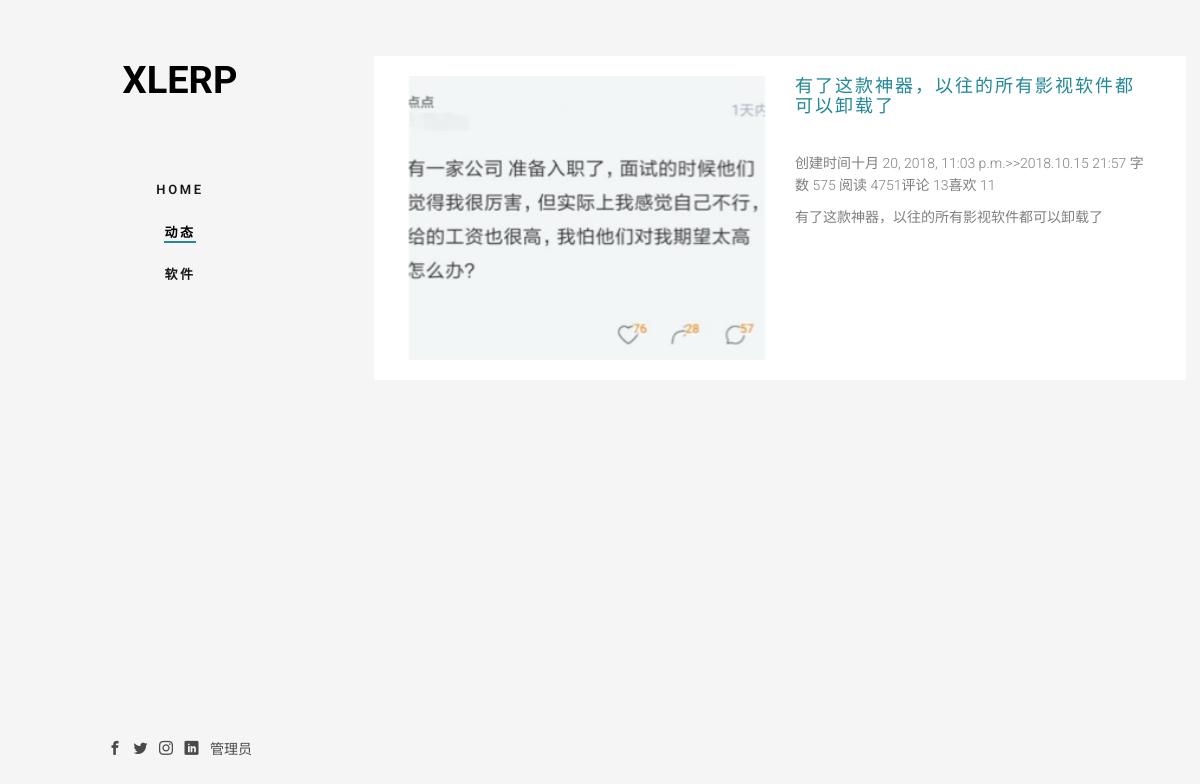
/post/, run on an earlier commit of the app's database.
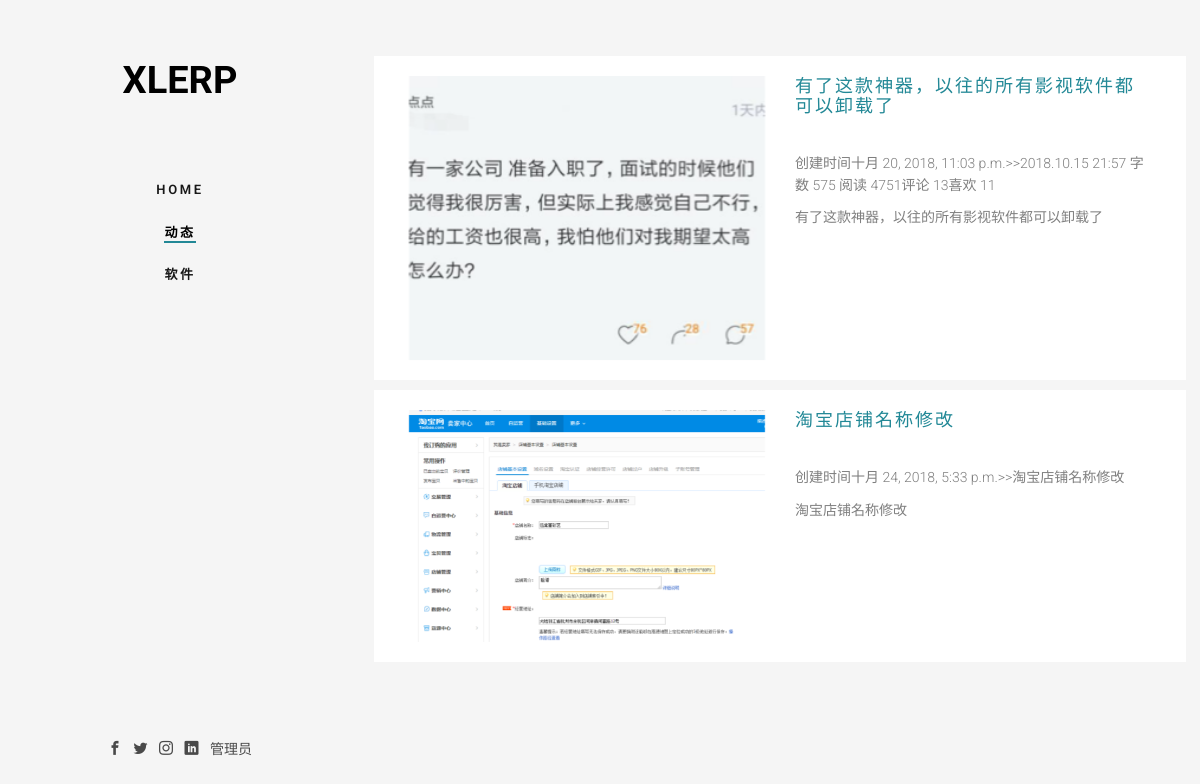
And on a later commit of the database.
### HomeApp/models.py (models this page shows, shortened)
class dynamic(models.Model):
    title = models.CharField(max_length=30,unique=True,verbose_name=u'标题')
    imgurl = models.ImageField(upload_to='images/post',verbose_name=u'图片地址')
    msg = models.CharField(max_length=300, verbose_name=u'文章信息')
    post = RichTextUploadingField(verbose_name=u'具体内容')
    OtherMsg = models.CharField(max_length=300, verbose_name=u'简介')
    star_time = models.DateTimeField(auto_now_add=True,verbose_name=u'创建日期')
    last_time = models.DateTimeField(auto_now=True,verbose_name=u'最后一次修改日期')
    isDelete = models.BooleanField(default=True,verbose_name=u'是否可用')
    class Meta:
        verbose_name_plural = "动态"

### HomeApp/views.py (the view)
# urls.py: path('post/', views.postdata, name='postdata'),
def postdata(request):
    context = {}
    post = dynamic.objects.all().values('id','title','imgurl','msg','OtherMsg','star_time')    #取出id和user列，并生成一个列表
    context['post'] = post
    context['activedynamic'] = 'fh5co-active'
    return render(request,'dynamic.html',context)

### templates/dynamic.html
{% extends "home.html" %}
{% load staticfiles %}
{% block main %}
<div class="fh5co-narrow-content">
        {% for i in post %}
        <div class="row row-bottom-padded-md mipadded-md">
            <div class="col-md-6 animate-box" data-animate-effect="fadeInLeft">
                <img class="img-responsive" src="/media/{{ i.imgurl }}" alt="/{{ i.imgurl }}图像丢失！">
            </div>
            <div class="col-md-6 animate-box" data-animate-effect="fadeInLeft">
                <h2 class="fh5co-heading"><a href="/postList/?id={{ i.id }}" target="_blank">{{ i.title }}</a> </h2>
                <p>创建时间{{ i.star_time }}>>{{ i.msg }}</p>
                <p>{{ i.OtherMsg }}</p>
            </div>
        </div>
        {% endfor %}
    </div>
{% endblock %}

What changed in the data, as far as the page shows it:
added dynamic: imgurl (picture), title "淘宝店铺名称修改", star_time "十月 24, 2018, 5:33 p.m.", msg "淘宝店铺名称修改", OtherMsg "淘宝店铺名称修改"
